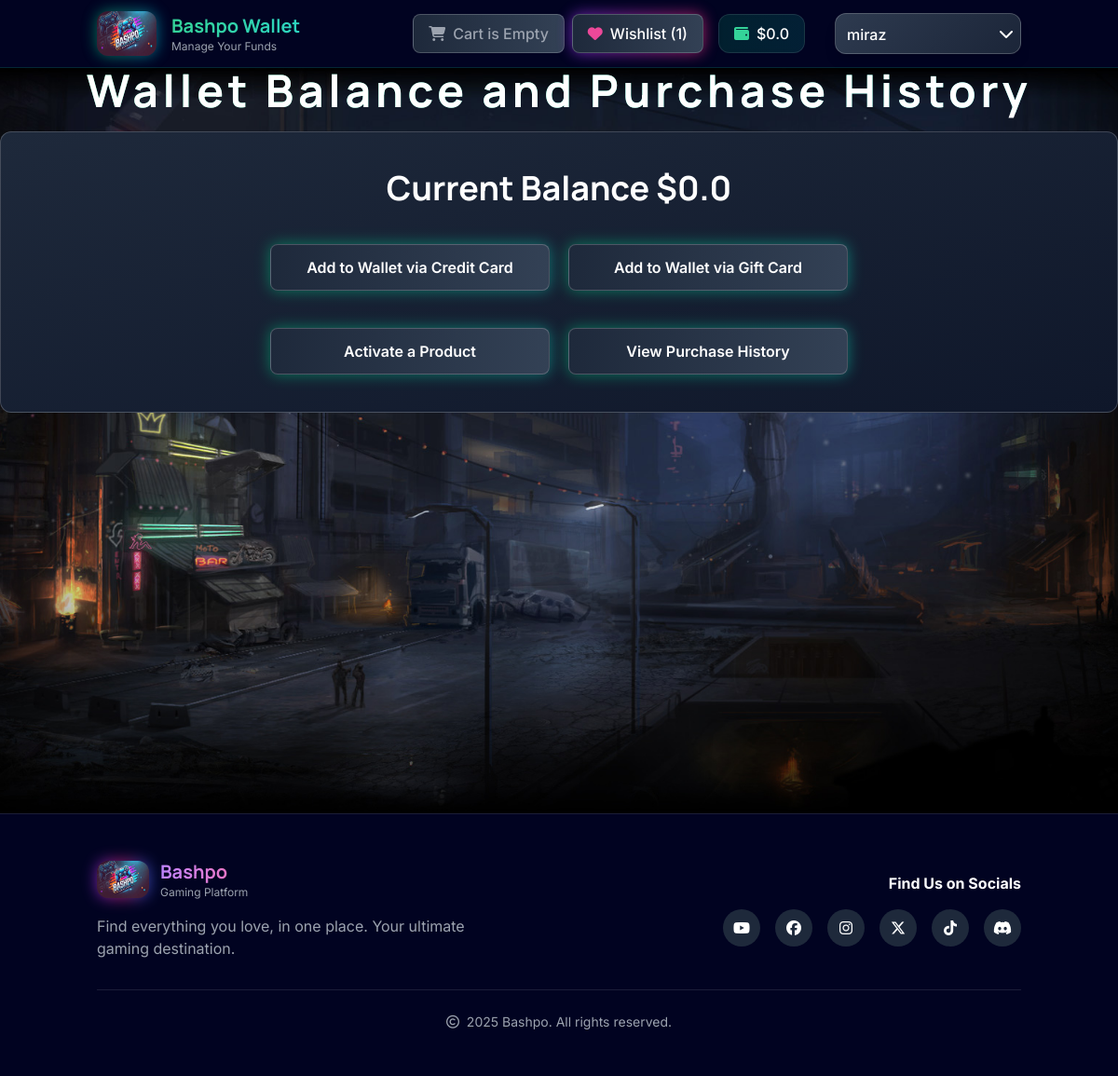
The app's page /AddMonitorWallet (signed in), older data.
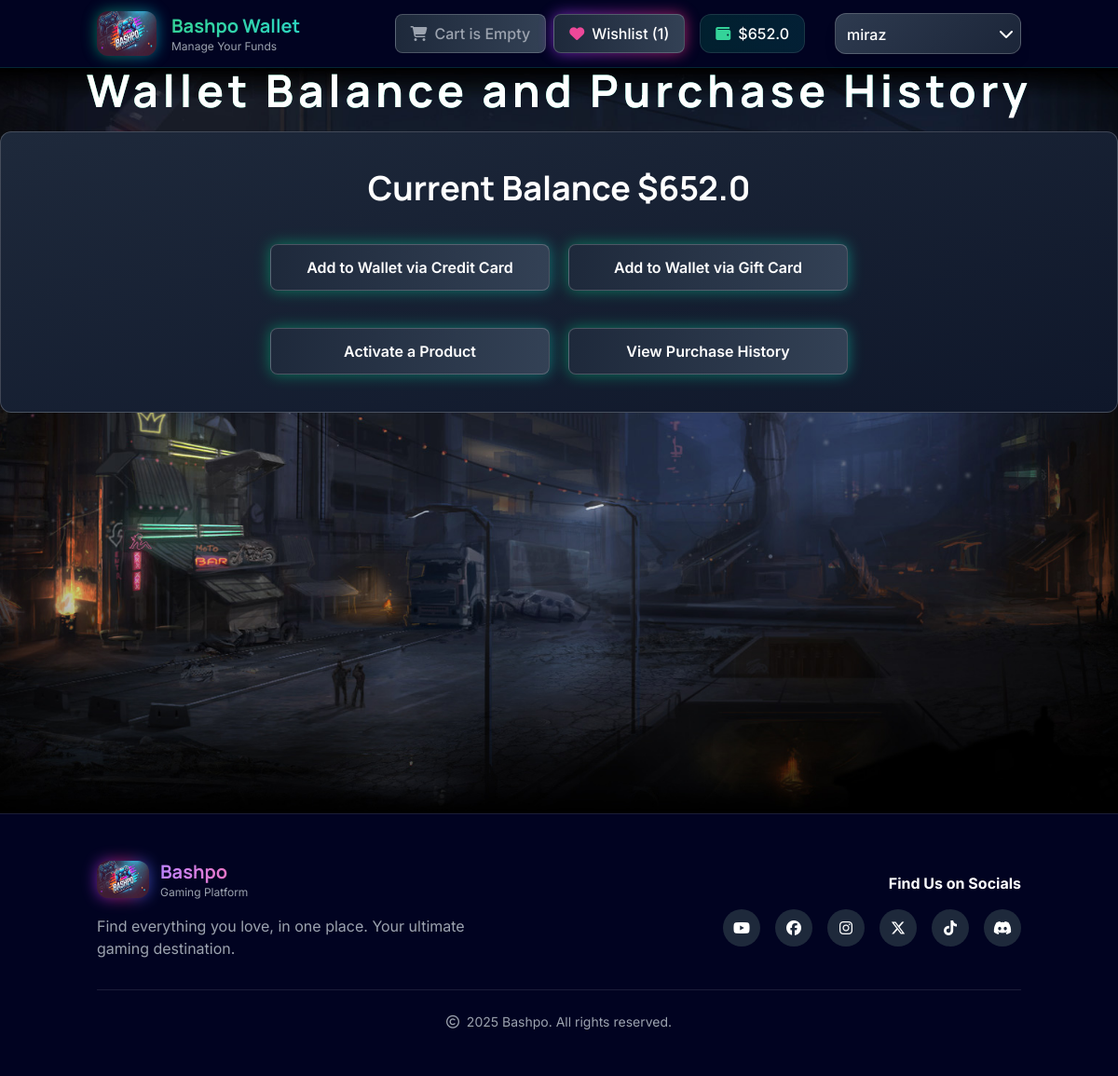
The same page, newer data.
### tables this page shows
CREATE TABLE WALLET_BALANCE (
            username TEXT PRIMARY KEY,
            balance REAL DEFAULT 0,
            FOREIGN KEY (username) REFERENCES USERS(username)
        );

### app.py (the view)
@app.route('/AddMonitorWallet', methods=['GET', 'POST'])
@login_required('buyer')
def wallet_purchase():
    connect_db()
    buyer_username = session['username']
    balance,game_info=add_monitor_wallet_query(buyer_username)
    (
        _buyer_username, _balance, featured_games, game_list, wishlist_value,
        wishlist_user, cart_value, cart_status
    ) = buyer_dash_query()
    return render_template(
        'wallet&purchase.html',
        buyer_username=buyer_username,
        balance=balance,
        game_info=game_info,
        featured_games=featured_games,
        game_list=game_list,
        wishlist_value=wishlist_value,
        wishlist_games=wishlist_user,
        cart_value=cart_value,
        cart_status=cart_status
    )

### app.py (called while the page is built)
@app.before_request
def require_login():
    allowed_routes = ['login', 'register', 'static','new_account_buyer','new_account_developer','forgot_pass','forgot_password','checkUser','create_buyer','create_developer','index']
    print(request.endpoint)
    if request.endpoint not in allowed_routes and 'username' not in session:
        return redirect(url_for('login'))

def login_required(role):
    def wrapper(fn):
        @wraps(fn)
        def decorated_view(*args, **kwargs):
            if 'user_type' not in session:
                return redirect(url_for('login'))
            if session['user_type'] != role:
                return "Unauthorized Access", 403
            return fn(*args, **kwargs)
        return decorated_view
    return wrapper

### model/route_help.py (called while the page is built)
def add_monitor_wallet_query(buyer_username):
      with sqlite3.connect('bashpos_--definitely--_secured_database.db') as db:
        c = db.cursor()
        c.execute("SELECT balance FROM WALLET_BALANCE WHERE username = ?", (buyer_username,))
        balance = c.fetchone()[0]
        c.execute("SELECT game_name,amount_paid,purchase_type from OWNED_GAMES where username=?",(buyer_username,))
        game_info=c.fetchall()
        return balance,game_info

### templates/wallet&purchase.html (shortened to what this page needs)
<!DOCTYPE html>
<html lang="en" data-theme="dark">
  <head>
    <script src="https://cdn.tailwindcss.com"></script>
    <link
      href="https://cdn.jsdelivr.net/npm/daisyui@4.12.10/dist/full.min.css"
      rel="stylesheet"
      type="text/css"
    />
  </head>
  <body
    class="font-inter bg-gradient-to-br from-slate-900 via-emerald-900 to-slate-900 min-h-screen"
  >
    <header
      id="navbar"
      class="sticky top-0 z-50 backdrop-blur-md bg-black/20 border-b border-emerald-500/20"
    >
      <div class="container mx-auto px-4 py-3">
        <div class="flex items-center justify-between">
          <div class="flex items-center space-x-4">
            <div class="relative group">
              <a href="/" class="relative block">
                <img
                  src="{{ url_for('static', filename='img/logo.jpg') }}"
                  alt="Bashpo Logo"
                  class="w-12 h-8 lg:w-16 lg:h-12 rounded-xl relative z-10 transition-transform duration-300 group-hover:scale-105"
                />
              </a>
            </div>
            <div class="hidden lg:block">
              <h1
                class="text-xl font-bold bg-gradient-to-r from-emerald-400 to-teal-400 bg-clip-text text-transparent"
              >
              </h1>
              <p class="text-xs text-gray-400">Manage Your Funds</p>
            </div>
          </div>
          <div class="flex items-center space-x-4">
            <div class="flex items-center space-x-2" data-cart-status>
              {% if cart_status=='1' %}
              <a href="/ViewCart" class="relative group">
                <div
                  class="absolute inset-0 bg-gradient-to-r from-green-600 to-emerald-600 rounded-lg blur opacity-75 group-hover:opacity-100 transition duration-300"
                ></div>
                <div
                  class="relative flex items-center space-x-2 bg-gradient-to-r from-slate-800 to-slate-700 px-4 py-2 rounded-lg border border-white/20 text-white hover:scale-105 transition-all duration-300"
                >
                  <i class="fas fa-cart-shopping text-green-400"></i>
                  <span class="font-medium">Cart ({{cart_value}})</span>
                </div>
              </a>
              {% else %}
              <div
                class="flex items-center space-x-2 bg-gradient-to-r from-slate-800 to-slate-700 px-4 py-2 rounded-lg border border-white/20 text-gray-400 relative group"
              >
                <i class="fas fa-cart-shopping"></i>
                <span class="font-medium">Cart is Empty</span>
              </div>
              {% endif %}
              <button
                type="button"
                id="ViewWishlistedGamesButton"
                data-modal-target="ViewWishlistedGamesModal"
                class="relative group"
              >
                <div
                  class="absolute inset-0 bg-gradient-to-r from-purple-600 to-pink-600 rounded-lg blur opacity-75 group-hover:opacity-100 transition duration-300"
                ></div>
                <div
                  class="relative flex items-center space-x-2 bg-gradient-to-r from-slate-800 to-slate-700 px-4 py-2 rounded-lg border border-white/20 text-white hover:scale-105 transition-all duration-300"
                >
                  <i class="fas fa-heart text-pink-500"></i>
                  <span id="wishlist-count" class="font-medium"
                    >Wishlist ({{wishlist_value}})</span
                  >
                </div>
              </button>
            </div>
            <div
              class="flex items-center space-x-2 bg-gradient-to-r from-emerald-600/20 to-teal-600/20 px-4 py-2 rounded-xl border border-white/10 backdrop-blur-sm"
            >
              <i class="fas fa-wallet text-emerald-400"></i>
              <span class="text-white font-medium"
                >${{ balance | round(2) }}</span
              >
            </div>
            <div class="relative w-[200px]">
              <select
                id="user-name"
                name="user_name"
                class="ml-0 user-dropdown w-full h-[44px] text-white font-medium rounded-xl border border-white/20 shadow-lg hover:shadow-xl transition-all duration-300 focus:outline-none focus:ring-2 focus:ring-purple-500 focus:ring-opacity-50 appearance-none cursor-pointer text-left pl-3"
                onchange="handleDropdownChange(this)"
                required
              >
                <option
                  value=""
                  disabled
                  selected
                  class="bg-slate-800 text-gray-300 user-dropdown-option"
                  data-fallback="👤"
                >
                  <i class="fas fa-user"></i> {{ buyer_username }}
                </option>
              </select>
              <div
                class="absolute inset-y-0 right-2 flex items-center pointer-events-none user-dropdown-arrow"
              >
                <i class="fas fa-chevron-down text-white"></i>
              </div>
            </div>
          </div>
        </div>
      </div>
    </header>
    <section class="relative z-10">
      <div
        class="mx-auto justify-items-center relative bg-[url('{{ url_for('static', filename='img/bg-1.jpg') }}')] bg-cover bg-center w-full sm:h-[auto] lg:h-[800px]"
      >
        <h1
          class="font-bold text-3xl lg:text-5xl font-manrope tracking-widest text-center text-white bg-gradient-to-r from-emerald-400 to-teal-400 bg-clip-text"
        >
          Wallet Balance and Purchase History
        </h1>
        <div
          class="flex flex-col my-5 mx-3 lg:mx-auto h-[auto] lg:w-[1200px] bg-gradient-to-br from-slate-800 to-slate-900 rounded-xl p-5 border border-white/20"
        >
          <div>
            <h1
              class="my-5 text-center text-xl lg:text-4xl font-bold text-white"
            >
              Current Balance ${{ balance | round(2) }}
            </h1>
          </div>
          <div
            class="my-5 mx-auto lg:flex lg:flex-col justify-center items-center gap-5"
          >
            <div class="flex gap-5">
              <button
                type="button"
                id="open-credit-card-modal"
                class="relative group action-button w-full sm:w-[250px] lg:w-[300px] lg:h-[50px]"
              >
                <div
                  class="absolute inset-0 bg-gradient-to-r from-emerald-600 to-teal-600 rounded-lg blur opacity-75 group-hover:opacity-100 transition duration-300"
                ></div>
                <div
                  class="relative px-6 py-3 bg-gradient-to-r from-slate-800 to-slate-700 text-white rounded-lg font-semibold border border-white/20"
                >
                  Add to Wallet via Credit Card
                </div>
              </button>
              <button
                type="button"
                id="open-gift-card-modal"
                class="relative group action-button w-full sm:w-[250px] lg:w-[300px] lg:h-[50px]"
              >
                <div
                  class="absolute inset-0 bg-gradient-to-r from-emerald-600 to-teal-600 rounded-lg blur opacity-75 group-hover:opacity-100 transition duration-300"
                ></div>
                <div
                  class="relative px-6 py-3 bg-gradient-to-r from-slate-800 to-slate-700 text-white rounded-lg font-semibold border border-white/20"
                >
                  Add to Wallet via Gift Card
                </div>
              </button>
            </div>
            <div class="flex gap-5 mt-5">
              <button
                type="button"
                id="open-activate-product-modal"
                class="relative group action-button w-full sm:w-[250px] lg:w-[300px] lg:h-[50px]"
              >
                <div
                  class="absolute inset-0 bg-gradient-to-r from-emerald-600 to-teal-600 rounded-lg blur opacity-75 group-hover:opacity-100 transition duration-300"
                ></div>
                <div
                  class="relative px-6 py-3 bg-gradient-to-r from-slate-800 to-slate-700 text-white rounded-lg font-semibold border border-white/20"
                >
                  Activate a Product
                </div>
              </button>
              <button
                type="button"
                id="open-purchase-history-modal"
                class="relative group action-button w-full sm:w-[250px] lg:w-[300px] lg:h-[50px]"
              >
                <div
                  class="absolute inset-0 bg-gradient-to-r from-emerald-600 to-teal-600 rounded-lg blur opacity-75 group-hover:opacity-100 transition duration-300"
                ></div>
                <div
                  class="relative px-6 py-3 bg-gradient-to-r from-slate-800 to-slate-700 text-white rounded-lg font-semibold border border-white/20"
                >
                  View Purchase History
                </div>
              </button>
            </div>
          </div>
        </div>
      </div>
    </section>
    <footer
      id="footer"
      class="relative bg-slate-900/90 backdrop-blur-sm border-t border-white/10"
    >
      <div class="container mx-auto px-4 py-12">
        <div
          class="flex flex-col lg:flex-row justify-between items-center gap-8"
        >
          <div
            class="flex flex-col items-center lg:items-start text-center lg:text-left"
          >
            <div class="flex items-center space-x-3 mb-4">
              <div class="relative group">
                <img
                  src="{{ url_for('static', filename='img/logo.jpg') }}"
                  alt="Bashpo Logo"
                  class="w-14 h-10 rounded-xl relative z-10"
                />
              </div>
              <div>
                <h1
                  class="text-xl font-bold bg-gradient-to-r from-purple-400 to-pink-400 bg-clip-text text-transparent"
                >
                </h1>
                <p class="text-xs text-gray-400">Gaming Platform</p>
              </div>
            </div>
            <p class="text-gray-400 max-w-md">
              Find everything you love, in one place. Your ultimate gaming
              destination.
            </p>
          </div>
          <div class="text-center lg:text-right">
            <h6 class="text-white font-bold mb-4">Find Us on Socials</h6>
            <div class="flex justify-center lg:justify-end gap-4">
              <a
                href="#"
                class="w-10 h-10 bg-slate-800 hover:bg-gradient-to-r hover:from-red-500 hover:to-red-600 rounded-full flex items-center justify-center transition-all duration-300 hover:scale-110"
              >
                <i class="fab fa-youtube text-white"></i>
              </a>
              <a
                href="#"
                class="w-10 h-10 bg-slate-800 hover:bg-gradient-to-r hover:from-blue-500 hover:to-blue-600 rounded-full flex items-center justify-center transition-all duration-300 hover:scale-110"
              >
                <i class="fab fa-facebook text-white"></i>
              </a>
              <a
                href="#"
                class="w-10 h-10 bg-slate-800 hover:bg-gradient-to-r hover:from-pink-500 hover:to-purple-600 rounded-full flex items-center justify-center transition-all duration-300 hover:scale-110"
              >
                <i class="fab fa-instagram text-white"></i>
              </a>
              <a
                href="#"
                class="w-10 h-10 bg-slate-800 hover:bg-slate-700 rounded-full flex items-center justify-center transition-all duration-300 hover:scale-110"
              >
                <i class="fab fa-x-twitter text-white"></i>
              </a>
              <a
                href="#"
                class="w-10 h-10 bg-slate-800 hover:bg-gradient-to-r hover:from-pink-500 hover:to-red-500 rounded-full flex items-center justify-center transition-all duration-300 hover:scale-110"
              >
                <i class="fab fa-tiktok text-white"></i>
              </a>
              <a
                href="#"
                class="w-10 h-10 bg-slate-800 hover:bg-gradient-to-r hover:from-indigo-500 hover:to-purple-600 rounded-full flex items-center justify-center transition-all duration-300 hover:scale-110"
              >
                <i class="fab fa-discord text-white"></i>
              </a>
            </div>
          </div>
        </div>
        <div class="border-t border-white/10 mt-8 pt-6 text-center">
          <p class="text-gray-400 text-sm">
            <i class="fa-regular fa-copyright mr-1"></i>
            2025 Bashpo. All rights reserved.
          </p>
        </div>
      </div>
    </footer>
  </body>
</html>

### templates/wallet&purchase.html (style rules this page uses)
.user-dropdown { background: linear-gradient( 135deg, rgba(51, 65, 85, 0.9), rgba(30, 41, 59, 0.9) ); backdrop-filter: blur(10px); border: 1px solid rgba(255, 255, 255, 0.2); padding-right: 2rem; text-align: center; line-height: 44px; -webkit-appearance: none; -moz-appearance: none; appearance: none; transition: transform 0.3s ease, box-shadow 0.3s ease; }
.user-dropdown option { background: rgba(30, 41, 59, 0.95); color: #fff; padding: 8px 12px; }
.user-dropdown-arrow { transition: transform 0.3s ease; }
footer { position: relative; z-index: 1; }
.action-button { transition: transform 0.3s ease, box-shadow 0.3s ease; }
h1, h2, h3 { font-family: "Manrope", sans-serif; font-weight: 700; }

Row changes from the older to the newer data that the page shows:
changed WALLET_BALANCE: balance "0.0" → "652.0"
